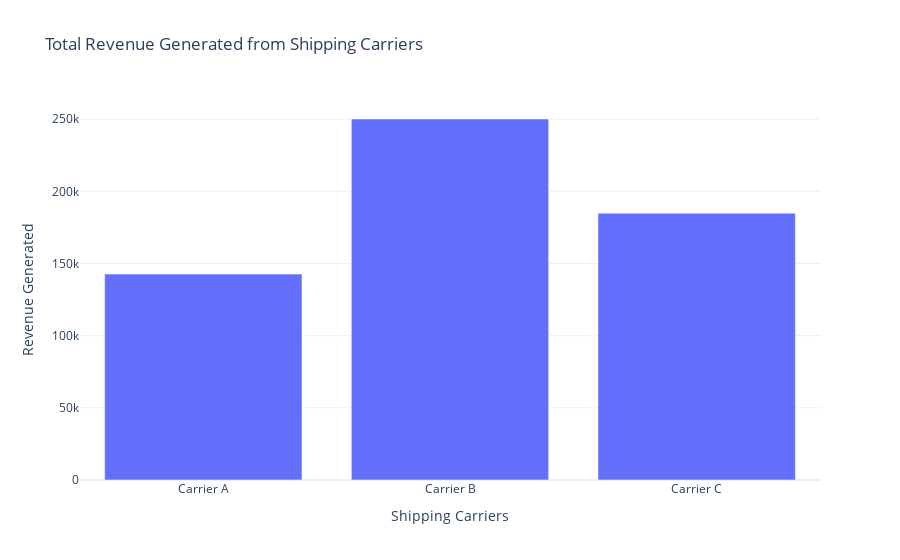

Write notebook code for a chart like this one.
### Code cell
# find out the total revenue generated from shipping carriers

total_revenue = data.groupby('Shipping carriers')['Revenue generated'].sum().reset_index()
fig = go.Figure()
fig.add_trace(go.Bar(x=total_revenue['Shipping carriers'], 
                     y=total_revenue['Revenue generated']))
fig.update_layout(title_text='Total Revenue Generated from Shipping Carriers',
                  xaxis_title="Shipping Carriers",
                  yaxis_title="Revenue Generated")
fig.show()

### Figure 1 — Plotly figure (JSON) as saved in the notebook; plotly's stock layout.template omitted (floating-point values rounded to 4 significant figures)
{"data": [{"type": "bar", "x": ["Carrier A", "Carrier B", "Carrier C"], "y": [142600.0, 250100.0, 184900.0]}], "layout": {"title": {"text": "Total Revenue Generated from Shipping Carriers"}, "xaxis": {"title": {"text": "Shipping Carriers"}}, "yaxis": {"title": {"text": "Revenue Generated"}}}}
